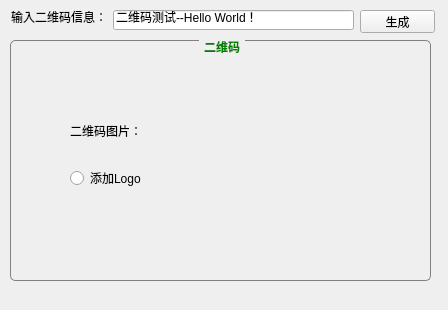
<?xml version="1.0" encoding="UTF-8"?>
<ui version="4.0">
 <class>QRCode</class>
 <widget class="QWidget" name="QRCode">
  <property name="geometry">
   <rect>
    <x>0</x>
    <y>0</y>
    <width>448</width>
    <height>310</height>
   </rect>
  </property>
  <property name="windowTitle">
   <string>QRCode</string>
  </property>
  <widget class="QLabel" name="label">
   <property name="geometry">
    <rect>
     <x>11</x>
     <y>9</y>
     <width>96</width>
     <height>16</height>
    </rect>
   </property>
   <property name="text">
    <string>输入二维码信息：</string>
   </property>
  </widget>
  <widget class="QLineEdit" name="lineEdit">
   <property name="geometry">
    <rect>
     <x>113</x>
     <y>10</y>
     <width>241</width>
     <height>20</height>
    </rect>
   </property>
   <property name="text">
    <string>二维码测试--Hello World！</string>
   </property>
  </widget>
  <widget class="QPushButton" name="pushButton">
   <property name="geometry">
    <rect>
     <x>360</x>
     <y>10</y>
     <width>75</width>
     <height>23</height>
    </rect>
   </property>
   <property name="text">
    <string>生成</string>
   </property>
  </widget>
  <widget class="QGroupBox" name="groupBox">
   <property name="geometry">
    <rect>
     <x>10</x>
     <y>40</y>
     <width>421</width>
     <height>241</height>
    </rect>
   </property>
   <property name="font">
    <font>
     <weight>75</weight>
     <bold>true</bold>
    </font>
   </property>
   <property name="styleSheet">
    <string notr="true">QGroupBox {
     border: 1px solid gray;
     border-radius: 5px;
     margin-top: 1ex; 
 }

 QGroupBox::title {
     color:green;
     subcontrol-origin: margin;
     subcontrol-position: top center; 
     padding: 0 3px;
 }</string>
   </property>
   <property name="title">
    <string>二维码</string>
   </property>
   <property name="flat">
    <bool>false</bool>
   </property>
   <widget class="QLabel" name="label_2">
    <property name="geometry">
     <rect>
      <x>60</x>
      <y>80</y>
      <width>81</width>
      <height>21</height>
     </rect>
    </property>
    <property name="text">
     <string>二维码图片：</string>
    </property>
   </widget>
   <widget class="QImageViewer" name="imageWidget" native="true">
    <property name="geometry">
     <rect>
      <x>180</x>
      <y>20</y>
      <width>201</width>
      <height>201</height>
     </rect>
    </property>
    <widget class="QImageViewer" name="logowidget" native="true">
     <property name="geometry">
      <rect>
       <x>80</x>
       <y>70</y>
       <width>51</width>
       <height>51</height>
      </rect>
     </property>
    </widget>
   </widget>
   <widget class="QRadioButton" name="radioButton">
    <property name="geometry">
     <rect>
      <x>60</x>
      <y>130</y>
      <width>89</width>
      <height>16</height>
     </rect>
    </property>
    <property name="text">
     <string>添加Logo</string>
    </property>
   </widget>
  </widget>
 </widget>
 <layoutdefault spacing="6" margin="11"/>
 <customwidgets>
  <customwidget>
   <class>QImageViewer</class>
   <extends>QWidget</extends>
   <header>qimageviewer.h</header>
   <container>1</container>
  </customwidget>
 </customwidgets>
 <resources/>
 <connections/>
</ui>
